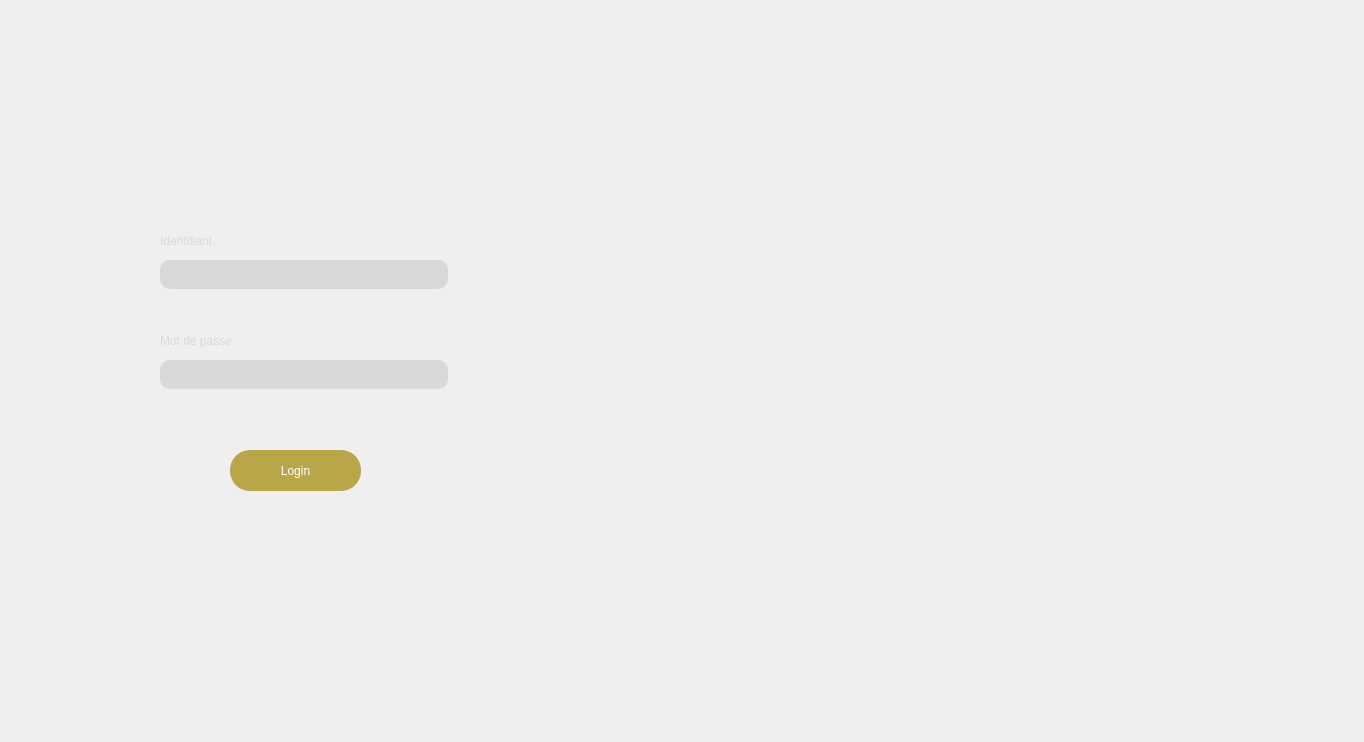
<?xml version="1.0" encoding="UTF-8"?>
<ui version="4.0">
 <class>Authentification</class>
 <widget class="QDialog" name="Authentification">
  <property name="geometry">
   <rect>
    <x>0</x>
    <y>0</y>
    <width>1364</width>
    <height>742</height>
   </rect>
  </property>
  <property name="windowTitle">
   <string>Dialog</string>
  </property>
  <widget class="QLabel" name="label">
   <property name="geometry">
    <rect>
     <x>0</x>
     <y>0</y>
     <width>1360</width>
     <height>740</height>
    </rect>
   </property>
   <property name="text">
    <string/>
   </property>
   <property name="pixmap">
    <pixmap resource="resource.qrc">:/new/prefix1/qt/Interface.png</pixmap>
   </property>
  </widget>
  <widget class="QLineEdit" name="id_employe">
   <property name="geometry">
    <rect>
     <x>160</x>
     <y>260</y>
     <width>288</width>
     <height>29</height>
    </rect>
   </property>
   <property name="styleSheet">
    <string notr="true">background-color: rgb(217, 217, 217);
border-color: rgb(184, 166, 73);
border-radius: 10px;
</string>
   </property>
  </widget>
  <widget class="QLineEdit" name="mdp_employe">
   <property name="geometry">
    <rect>
     <x>160</x>
     <y>360</y>
     <width>288</width>
     <height>29</height>
    </rect>
   </property>
   <property name="styleSheet">
    <string notr="true">background-color: rgb(217, 217, 217);
border-color: rgb(184, 166, 73);
border-radius: 10px;
</string>
   </property>
   <property name="echoMode">
    <enum>QLineEdit::Password</enum>
   </property>
  </widget>
  <widget class="QLabel" name="label_2">
   <property name="geometry">
    <rect>
     <x>160</x>
     <y>230</y>
     <width>121</width>
     <height>21</height>
    </rect>
   </property>
   <property name="styleSheet">
    <string notr="true">color:  rgb(217, 217, 217);
font: 11pt &quot;MS Shell Dlg 2&quot;;</string>
   </property>
   <property name="text">
    <string>Identifiant</string>
   </property>
  </widget>
  <widget class="QLabel" name="label_3">
   <property name="geometry">
    <rect>
     <x>160</x>
     <y>330</y>
     <width>121</width>
     <height>21</height>
    </rect>
   </property>
   <property name="styleSheet">
    <string notr="true">color:  rgb(217, 217, 217);
font: 11pt &quot;MS Shell Dlg 2&quot;;</string>
   </property>
   <property name="text">
    <string>Mot de passe </string>
   </property>
  </widget>
  <widget class="QPushButton" name="pushButton">
   <property name="geometry">
    <rect>
     <x>230</x>
     <y>450</y>
     <width>131</width>
     <height>41</height>
    </rect>
   </property>
   <property name="styleSheet">
    <string notr="true">border-radius: 20px;
color: rgb(255, 255, 255);
font: 75 10pt &quot;MS Shell Dlg 2&quot;;
background-color: rgb(184, 166, 73);
</string>
   </property>
   <property name="text">
    <string>Login</string>
   </property>
  </widget>
 </widget>
 <resources>
  <include location="resource.qrc"/>
 </resources>
 <connections/>
</ui>
